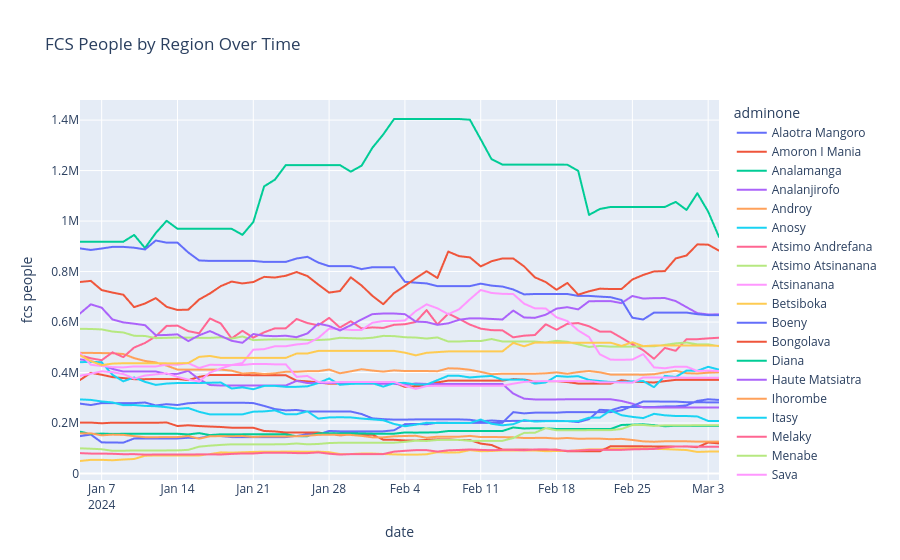

This figure's notebook cell:
### Code cell
def visualize_line_by_region(df, date_col, region_col, value_col, title):
    """
    Create a line chart showing the evolution of one indicator by region over time.
    Input:
        df (DataFrame): Data source
        date_col (str): Column name for dates
        region_col (str): Column name for regions
        value_col (str): Column name for the indicator
        title (str): Chart title
    Output:
        Plotly Figure
    """
    fig = px.line(df, x=date_col, y=value_col, color=region_col, title=title)
    return fig

# Exemple d'utilisation
fig = visualize_line_by_region(
    grouped,
    date_col="date",
    region_col="adminone",
    value_col="fcs people",
    title="FCS People by Region Over Time"
)
fig.show()
